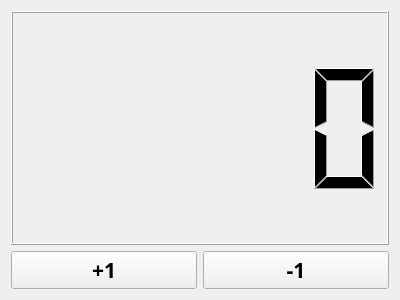
<?xml version="1.0" encoding="UTF-8"?>
<ui version="4.0">
 <class>Form</class>
 <widget class="QWidget" name="Form">
  <property name="geometry">
   <rect>
    <x>0</x>
    <y>0</y>
    <width>400</width>
    <height>300</height>
   </rect>
  </property>
  <property name="windowTitle">
   <string>LCD Counter with Two Button</string>
  </property>
  <layout class="QGridLayout" name="gridLayout">
   <item row="0" column="0">
    <layout class="QVBoxLayout" name="verticalLayout">
     <item>
      <widget class="QLCDNumber" name="QLCD_Num_1"/>
     </item>
     <item>
      <layout class="QHBoxLayout" name="horizontalLayout">
       <item>
        <widget class="QPushButton" name="QPB_1">
         <property name="font">
          <font>
           <family>微軟正黑體</family>
           <pointsize>16</pointsize>
           <weight>75</weight>
           <bold>true</bold>
          </font>
         </property>
         <property name="text">
          <string>+1</string>
         </property>
        </widget>
       </item>
       <item>
        <widget class="QPushButton" name="QPB_2">
         <property name="font">
          <font>
           <family>微軟正黑體</family>
           <pointsize>16</pointsize>
           <weight>75</weight>
           <bold>true</bold>
          </font>
         </property>
         <property name="text">
          <string>-1</string>
         </property>
        </widget>
       </item>
      </layout>
     </item>
    </layout>
   </item>
  </layout>
 </widget>
 <resources/>
 <connections/>
</ui>
